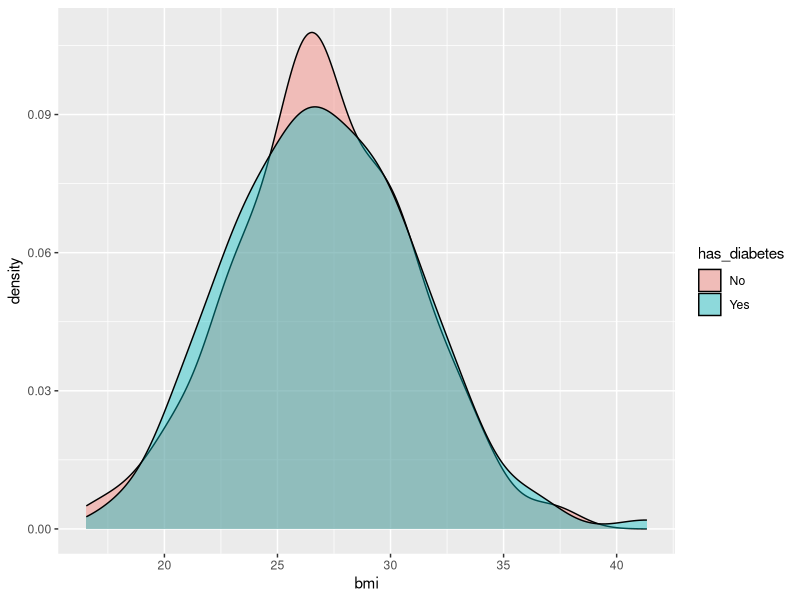
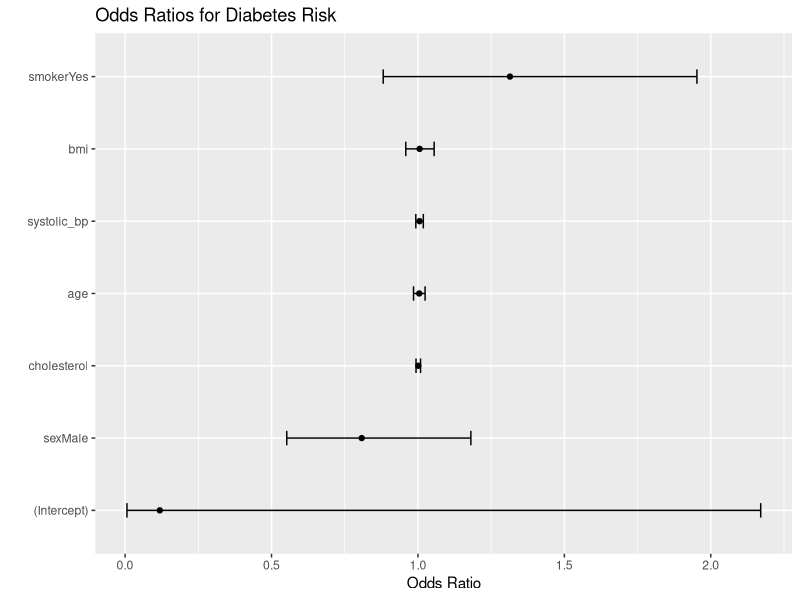

Recreate these plots in R, in order.
## ---- chunk 1

# Load required packages
library(tidyverse)
library(broom)
library(readr)
## ---- chunk 2

# Read the CSV file
ehr <- read_csv("data/mock_ehr.csv")

# Preview the data
glimpse(ehr)

## ---- chunk 3

# Convert to factors where needed
ehr <- ehr %>%
  mutate(
    sex = factor(sex),
    smoker = factor(smoker),
    has_diabetes = factor(has_diabetes, levels = c(0, 1), labels = c("No", "Yes"))
  )

# Check missing values
ehr %>% summarise_all(~sum(is.na(.)))
## ---- chunk 4

# BMI distribution by diabetes status
ehr %>%
  ggplot(aes(x = bmi, fill = has_diabetes)) +
  geom_density(alpha = 0.4)
  labs(title = "BMI Distribution by Diabetes Status", x = "BMI", fill = "Diabetes")
## ---- chunk 5

# Build model to predict diabetes
model <- glm(has_diabetes ~ age + sex + smoker + bmi + systolic_bp + cholesterol,
             data = ehr, family = binomial)

# Summarize results
summary(model)

# Tidy output
tidy(model, exponentiate = TRUE, conf.int = TRUE)

## ---- chunk 6

# Plot odds ratios
tidy(model, exponentiate = TRUE, conf.int = TRUE) %>%
  ggplot(aes(x = reorder(term, estimate), y = estimate)) +
  geom_point() +
  geom_errorbar(aes(ymin = conf.low, ymax = conf.high), width = 0.2) +
  coord_flip() +
  labs(title = "Odds Ratios for Diabetes Risk", x = "", y = "Odds Ratio")

